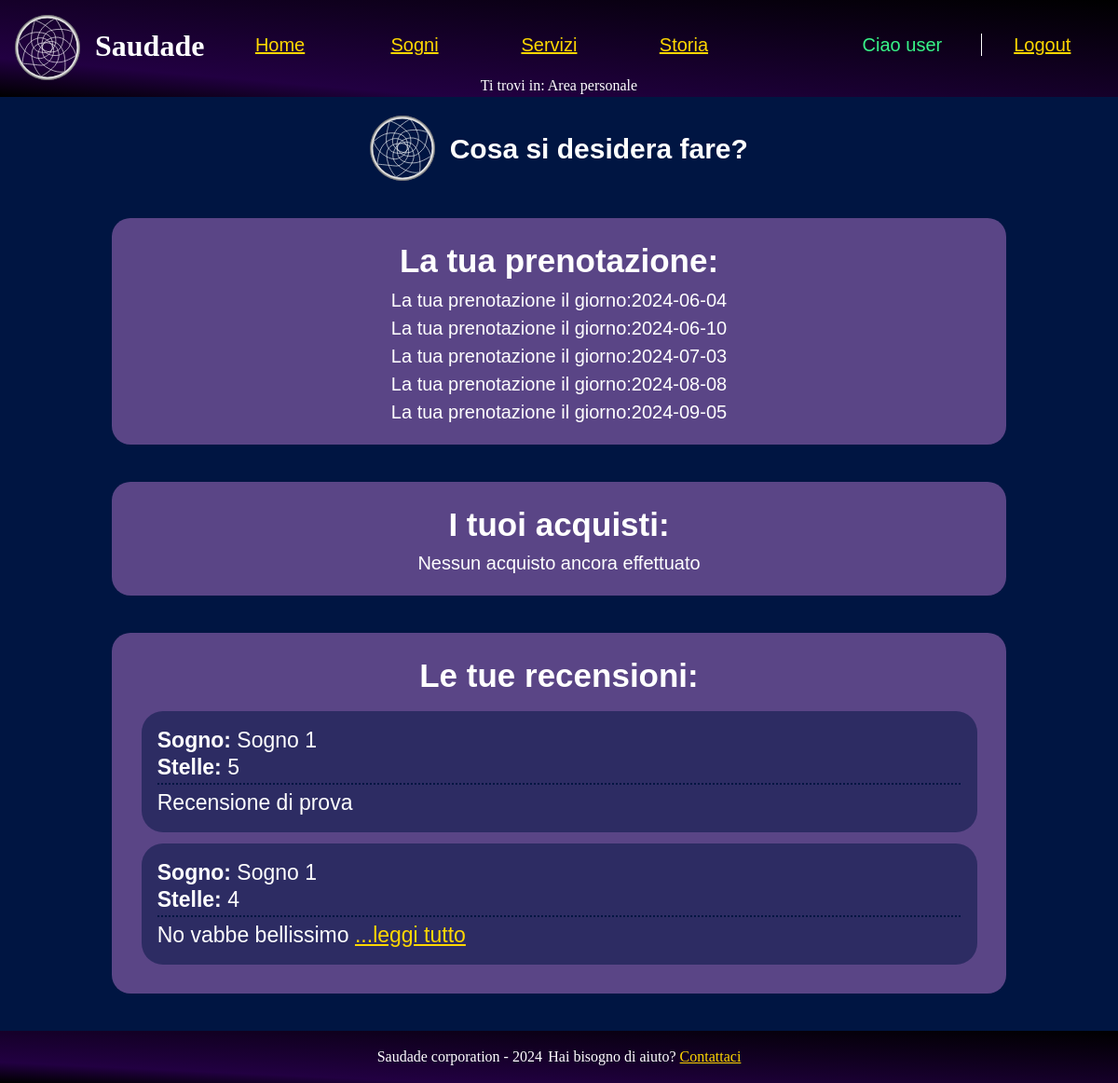
/src/php/dashboardUser.php (signed in), run on an earlier commit of the app's database.
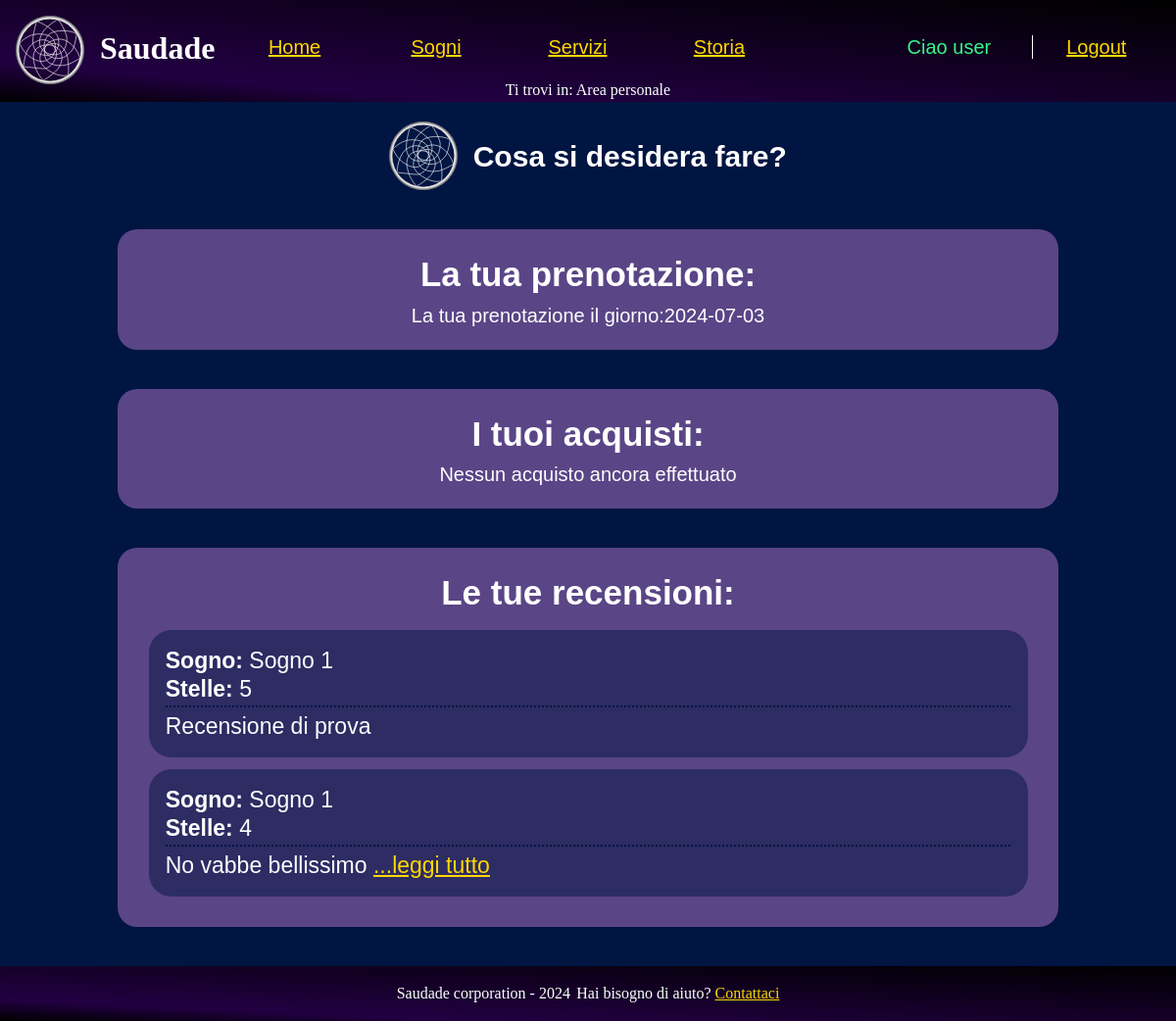
And on a later commit of the database.
### tables this page shows
CREATE TABLE prenotazioni (
  data DATE PRIMARY KEY,
  user_name VARCHAR(20),
  FOREIGN KEY (user_name) REFERENCES utenti(user_name) ON DELETE CASCADE ON UPDATE CASCADE,
  UNIQUE (user_name)
);

### src/php/functions.php (called while the page is built, shortened)
<?php
class Functions {
    private $connection;
    public function openDBConnection(){
        global $HOST_DB, $USERNAME, $PASSWORD, $DATABASE_NAME;
        $this->connection = mysqli_connect(
            $HOST_DB,
            $USERNAME,
            $PASSWORD,
            $DATABASE_NAME
        );
        $this->connection->set_charset("utf8");
        return mysqli_connect_errno() == 0;
    }
    public function getConnection(){
        return $this->connection;
    }
}

### src/php/dashboardUser.php (the view, shortened to what this page needs)
<?php
    require_once("functions.php");
    $functions = new functions();
    $functions->openDBConnection();
    $pagina = new newPage("../html/dashboardUser.html", "Area personale user", "Area personale user", "Area personale user Saudade");
    if(isset($_SESSION['user_name'])){
        if($_SESSION['user_name'] != "admin") {
            $stmt = $functions->getConnection()->prepare("SELECT * FROM utenti WHERE user_name=?");
            $stmt->bind_param("s", $_SESSION['user_name']);
            $stmt->execute();
            $risultato = $stmt->get_result();
            if(mysqli_num_rows($risultato) > 0){
                $prenotaz = $functions->getConnection()->prepare("SELECT * FROM prenotazioni WHERE user_name=?;");
                $prenotaz->bind_param("s", $_SESSION['user_name']);
                $prenotaz->execute();
                $prenotaz = $prenotaz->get_result();
                if($prenotaz == NULL || mysqli_num_rows($prenotaz) == 0){
                    $pagina->modificaHTML("{prenotazione}", "");
                }else{
                    $prenotazioni = "<div class=\"sectionDash\"><p>La tua prenotazione: </p><ul>";
                    foreach( $prenotaz as $row){
                        $prenotazioni .= "<p>La tua prenotazione il giorno:". $row['data']."</p>";
                    }
                    $prenotazioni .= "</ul></div>";
                    $pagina->modificaHTML("{prenotazione}", $prenotazioni);
                }
                $stmt = $functions->getConnection()->prepare("SELECT * FROM acquisti WHERE user_name=?");
                $stmt->bind_param("s", $_SESSION['user_name']);
                $stmt->execute();
                $ris = $stmt->get_result();
                if(mysqli_num_rows($ris) > 0){
                    $acquisti = "";
                    while ($row = $ris->fetch_assoc()) {
                        $acquisti .= "<li>" . $row['articolo'] . " ";
                        $acquisti .= $row['data'] . " ";
                        $acquisti .= "<a href=\"aggiungiRecensione.php?sogno=".urldecode($row['articolo'])."\">Lascia una recensione</a> </li>";
                    }
                    $pagina->modificaHTML("{elencosogni}", $acquisti);
                }else{
                    $pagina->modificaHTML("{elencosogni}", "<p>Nessun acquisto ancora effettuato</p>");
                }
                $recenz = $functions->getConnection()->prepare("SELECT * FROM recensioni WHERE user_name=? ORDER BY data;");
                $recenz->bind_param("s", $_SESSION['user_name']);
                $recenz->execute();
                $recenz = $recenz->get_result();
                if($recenz == NULL || mysqli_num_rows($recenz) == 0){
                    $rec = "<p>Ancora nessuna recensione</p>";
                    $pagina->modificaHTML("{recensioni}", $rec);
                }
                else{
                    $rec = "";
                    foreach( $recenz as $row){
                        $rec .= file_get_contents("../html/recensioneTemp.html");
                        $rec = str_replace("{utente}", "<span class='titoletto'>Sogno: </span>" . $row['articolo'], $rec);
                        $rec = str_replace("{stelle}", $row['stelle'], $rec);
                        $text = $row['testo'];
                        $maxLength=20;
                        if (strlen($text) > $maxLength) {
                            $text = substr($text, 0, $maxLength) . '<a href="#" class="read-more" onclick="espandi(event)">...leggi tutto</a><span class="full-description hidden">' . substr($text, $maxLength) . '</span>';
                        }
                        $rec = str_replace("{testo}", $text, $rec);
                    }
                }
            }else{
                $pagina->printErrorPage("Utente non trovato");
            }
        }else{
            $pagina->printErrorPage("Pagina riservata agli utenti");
        }
    }else{
        $pagina->printErrorPage("Pagina riservata ad utenti loggati, esegui il <a href=\"login.php\">login</a> per accedere");
    }

What changed in the data, as far as the page shows it:
removed prenotazioni: data "2024-06-04"
removed prenotazioni: data "2024-06-10"
no longer on this page (row edited): prenotazioni: data "2024-08-08"
no longer on this page (row edited): prenotazioni: data "2024-09-05"
